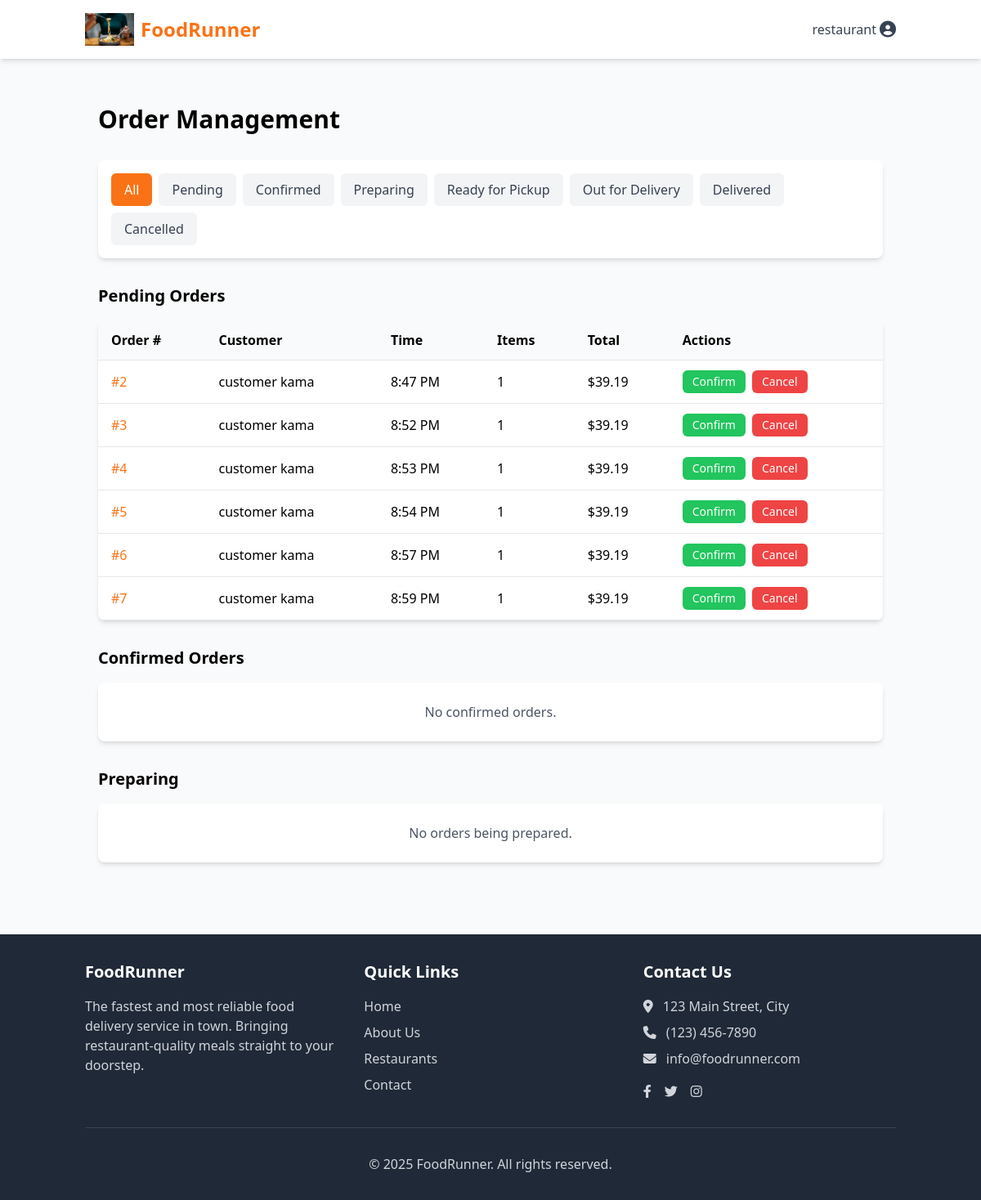
/restaurant/orders/ (signed in), run on an earlier commit of the app's database.
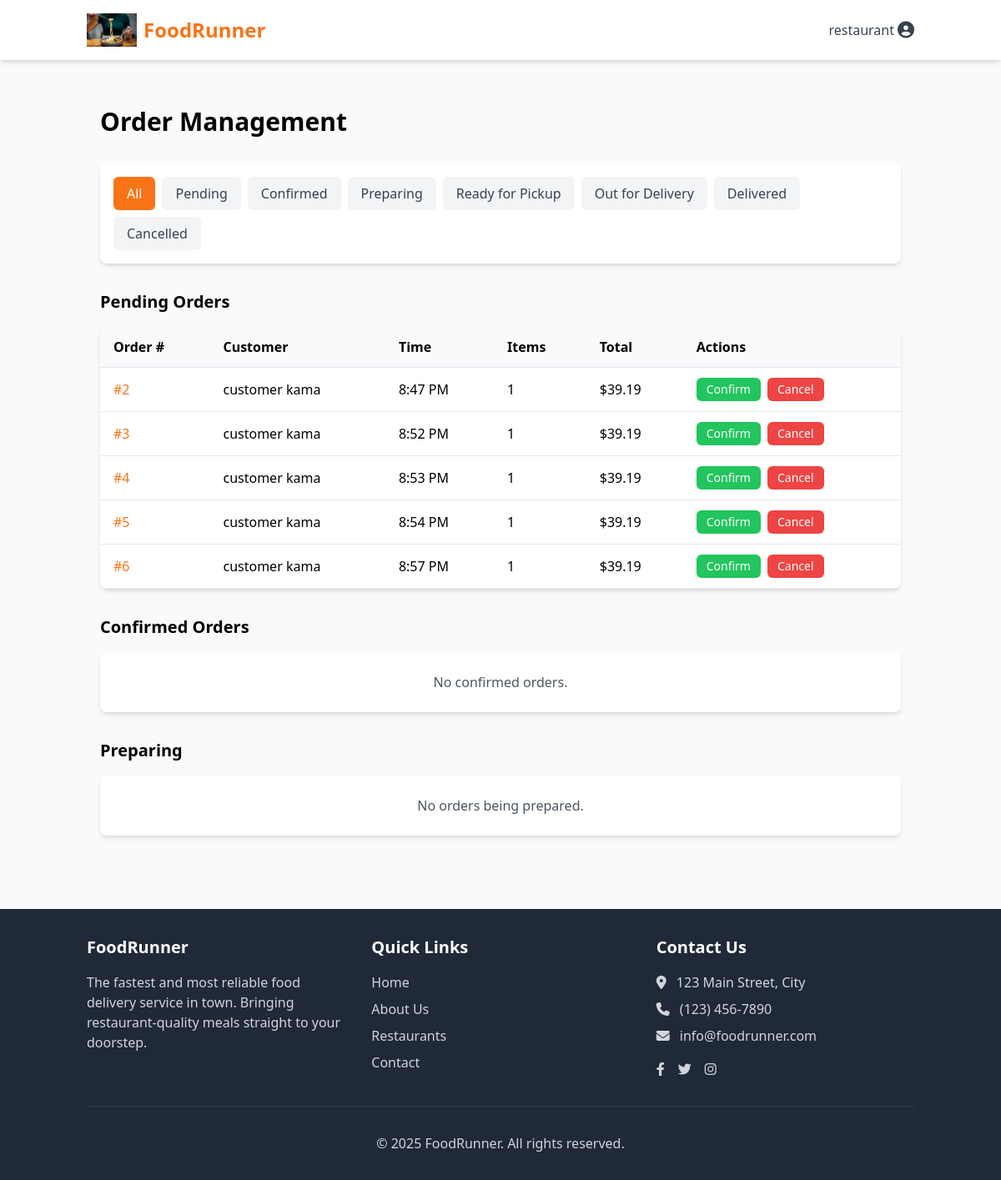
And on a later commit of the database.
### customers/models.py (models this page shows, shortened)
class Order(models.Model):
    STATUS_CHOICES = (
        ('pending', 'Pending'),
        ('confirmed', 'Confirmed'),
        ('preparing', 'Preparing'),
        ('ready_for_pickup', 'Ready for Pickup'),
        ('out_for_delivery', 'Out for Delivery'),
        ('delivered', 'Delivered'),
        ('cancelled', 'Cancelled'),
    )
    customer = models.ForeignKey(settings.AUTH_USER_MODEL, on_delete=models.CASCADE, related_name='orders')
    restaurant = models.ForeignKey(Restaurant, on_delete=models.CASCADE, related_name='orders')
    delivery_person = models.ForeignKey(
        settings.AUTH_USER_MODEL,
        on_delete=models.SET_NULL,
        null=True,
        blank=True,
        related_name='deliveries'
    )
    delivery_address = models.ForeignKey('core.Address', on_delete=models.SET_NULL, null=True)
    status = models.CharField(max_length=20, choices=STATUS_CHOICES, default='pending')
    total_amount = models.DecimalField(max_digits=8, decimal_places=2)
    delivery_fee = models.DecimalField(max_digits=5, decimal_places=2)
    tax_amount = models.DecimalField(max_digits=6, decimal_places=2)
    payment_status = models.CharField(max_length=20, default='pending')
    payment_method = models.CharField(max_length=50, default='stripe')
    stripe_payment_intent_id = models.CharField(max_length=255, blank=True, null=True)
    estimated_delivery_time = models.DateTimeField(null=True, blank=True)
    actual_delivery_time = models.DateTimeField(null=True, blank=True)
    special_instructions = models.TextField(blank=True)
    created_at = models.DateTimeField(auto_now_add=True)
    updated_at = models.DateTimeField(auto_now=True)
    @property
    def order_total(self):
        return self.total_amount + self.delivery_fee + self.tax_amount

### core/models.py (models this page shows, shortened)
class User(AbstractUser):
    USER_TYPE_CHOICES = (
        ('customer', 'Customer'),
        ('restaurant', 'Restaurant Manager'),
        ('delivery', 'Delivery Person'),
        ('admin', 'Administrator'),
    )
    user_type = models.CharField(
        max_length=20,
        choices=USER_TYPE_CHOICES,
        default='customer'
    )
    phone_number = models.CharField(max_length=15, blank=True)
    profile_picture = models.ImageField(upload_to='profile_pics/', blank=True, null=True)

### restaurants/views.py (the view)
# urls.py: path('orders/', views.order_management, name='orders'),
@login_required
@restaurant_required
def order_management(request):
    restaurant = get_object_or_404(Restaurant, manager=request.user)
    status_filter = request.GET.get('status', '')
    orders = Order.objects.filter(restaurant=restaurant)
    if status_filter:
        orders = orders.filter(status=status_filter)
    order_groups = {
        'pending': orders.filter(status='pending'),
        'confirmed': orders.filter(status='confirmed'),
        'preparing': orders.filter(status='preparing'),
        'ready_for_pickup': orders.filter(status='ready_for_pickup'),
        'out_for_delivery': orders.filter(status='out_for_delivery'),
        'delivered': orders.filter(status='delivered').order_by('-updated_at')[:10],
        'cancelled': orders.filter(status='cancelled').order_by('-updated_at')[:10],
    }
    context = {
        'restaurant': restaurant,
        'order_groups': order_groups,
        'status_filter': status_filter,
    }
    return render(request, 'restaurants/order_management.html', context)

### restaurants/templates/restaurants/order_management.html (shortened to what the changed rows need)
{% extends 'base.html' %}
{% block content %}
<div class="container mx-auto px-4 py-8">
    <h1 class="text-3xl font-bold mb-8">Order Management</h1>
    {% if not status_filter or status_filter == 'pending' %}
        <div class="mb-8">
            <h2 class="text-xl font-semibold mb-4">Pending Orders</h2>
            {% if order_groups.pending %}
                <div class="bg-white rounded-lg shadow-md overflow-hidden">
                    <div class="overflow-x-auto">
                        <table class="w-full">
                            <thead class="bg-gray-50 border-b">
                                <tr>
                                    <th class="text-left py-3 px-4">Order #</th>
                                    <th class="text-left py-3 px-4">Customer</th>
                                    <th class="text-left py-3 px-4">Time</th>
                                    <th class="text-left py-3 px-4">Items</th>
                                    <th class="text-left py-3 px-4">Total</th>
                                    <th class="text-left py-3 px-4">Actions</th>
                                </tr>
                            </thead>
                            <tbody>
                                {% for order in order_groups.pending %}
                                    <tr class="border-b hover:bg-gray-50">
                                        <td class="py-3 px-4"><a href="{% url 'restaurants:order_detail' order.id %}" class="text-orange-500 hover:underline">#{{ order.id }}</a></td>
                                        <td class="py-3 px-4">{{ order.customer.first_name }} {{ order.customer.last_name }}</td>
                                        <td class="py-3 px-4">{{ order.created_at|time:"g:i A" }}</td>
                                        <td class="py-3 px-4">{{ order.items.count }}</td>
                                        <td class="py-3 px-4">${{ order.order_total }}</td>
                                        <td class="py-3 px-4">
                                            <div class="flex space-x-2">
                                                <form method="post" action="{% url 'restaurants:update_order_status' order.id %}">
                                                    <button type="submit" class="bg-green-500 text-white px-3 py-1 rounded-md text-sm hover:bg-green-600 transition duration-200">
                                                        Confirm
                                                    </button>
                                                </form>
                                                <form method="post" action="{% url 'restaurants:update_order_status' order.id %}">
                                                    <button type="submit" class="bg-red-500 text-white px-3 py-1 rounded-md text-sm hover:bg-red-600 transition duration-200">
                                                        Cancel
                                                    </button>
                                                </form>
                                            </div>
                                        </td>
                                    </tr>
                                {% endfor %}
                            </tbody>
                        </table>
                    </div>
                </div>
            {% else %}
                <div class="bg-white rounded-lg shadow-md p-6 text-center">
                    <p class="text-gray-600">No pending orders.</p>
                </div>
            {% endif %}
        </div>
    {% endif %}
    {% if not status_filter or status_filter == 'confirmed' %}
        <div class="mb-8">
            <h2 class="text-xl font-semibold mb-4">Confirmed Orders</h2>
        </div>
    {% endif %}
    {% if not status_filter or status_filter == 'preparing' %}
        <div class="mb-8">
            <h2 class="text-xl font-semibold mb-4">Preparing</h2>
        </div>
    {% endif %}
</div>
{% endblock %}

What changed in the data, as far as the page shows it:
no longer on this page (row edited): Order: id "7", customer.first_name "customer", customer.last_name "kama", created_at "8:59 PM", items.count "1", order_total "39.19"
